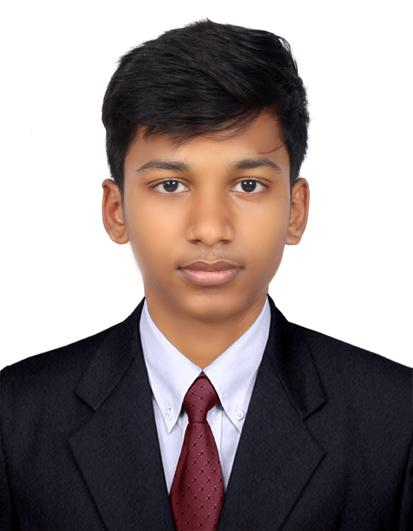
#> input picture img.jpg, 413 x 531 px
$ jupyter execute Ex01.ipynb
#> lines starting #> are read from the running program, lines starting #| are printed output that depends on the picture
## EX.01 - Image-Handling-and-Pixel-Transformations-Using-OpenCV
## NAME : KANNADHASAN J
## REG NO : 212224240071

[cell 1]
import cv2
import matplotlib.pyplot as plt
import numpy as np

[cell 2]
img = cv2.imread('img.jpg', cv2.IMREAD_COLOR)
#> img is the input picture: shape (531, 413, 3); mean B, G, R 140.8, 141.1, 151.8

[cell 3]
img_rgb = cv2.cvtColor(img, cv2.COLOR_BGR2RGB)

[cell 4]
plt.imshow(img_rgb, cmap='viridis')  # You can change 'viridis' to another cmap or use None for RGB images
plt.title("Original Image")
plt.axis('off')  # Removes axis ticks and labels
plt.show()

[cell 5]
image = cv2.imread('img.jpeg')

[cell 6]
img_rgb = cv2.cvtColor(img, cv2.COLOR_BGR2RGB)
img_rgb.shape
(1536, 941, 3)

[cell 7]
line_img = cv2.line(img_rgb, (0, 0), (1500, 1850), (0, 255, 0), 4) # cv2.line(image, start_point, end_point, color, thickness)
plt.imshow(line_img, cmap='viridis')
plt.title("Image with Line")
plt.axis('off')
plt.show()

[cell 8]
image = cv2.imread('img.jepg')

[cell 9]
img_rgb = cv2.cvtColor(img, cv2.COLOR_BGR2RGB)
img_rgb.shape
(1536, 941, 3)
circle_img = cv2.circle(img_rgb,(150,150),80,(0,0,255),10) # cv2.circle(image, center, radius, color, thickness)
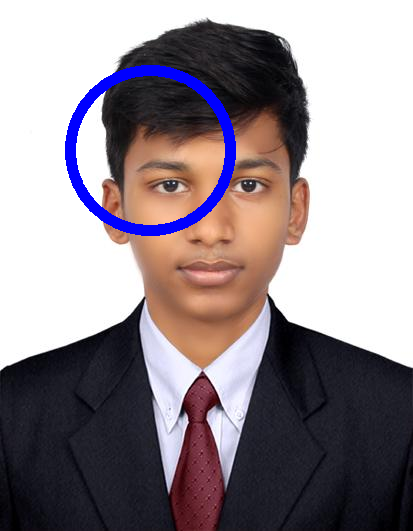
#> circle_img: shape (531, 413, 3); mean R, G, B 147.4, 137.4, 143.9
plt.imshow(circle_img, cmap='viridis')
plt.title("Image with Circle")
plt.axis('off')
plt.show()

[cell 10]
image = cv2.imread('img.jpeg')

[cell 11]
img_rgb = cv2.cvtColor(img, cv2.COLOR_BGR2RGB)
img.shape
(1536, 941, 3)

[cell 12]
rectangle_img = cv2.rectangle(img_rgb, (0, 0), (500,500), (255, 0, 0), 10)  # cv2.rectangle(image, start_point, end_point, color, thickness)
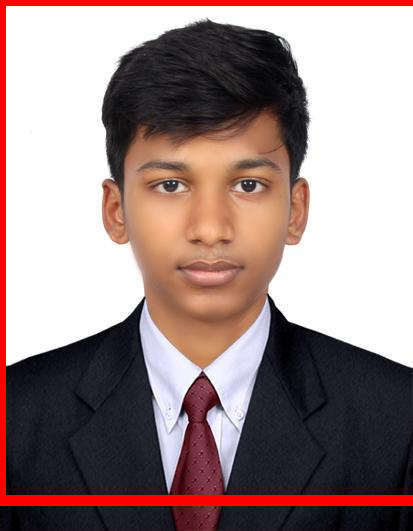
#> rectangle_img: shape (531, 413, 3); mean R, G, B 157.2, 135.2, 134.7
plt.imshow(rectangle_img, cmap='viridis')
plt.title("Image with Rectangle")
plt.axis('off')
plt.show()

[cell 13]
image = cv2.imread('img.jpeg')

[cell 14]
img_rgb = cv2.cvtColor(img, cv2.COLOR_BGR2RGB)

[cell 15]
text_img = cv2.putText(img_rgb, "hi everyone", (400,200), cv2.FONT_HERSHEY_SIMPLEX, 2, (255, 255, 255), 100)  ## cv2.putText(image, text, position, font, font_scale, color, thickness)
plt.imshow(text_img, cmap='viridis')
plt.title("Image with Text")
plt.axis('off')
plt.show()

[cell 16]
image = cv2.imread('img.jpg')
image_rgb = cv2.cvtColor(image, cv2.COLOR_BGR2RGB)

[cell 17]
plt.imshow(image_rgb)
plt.title("Original RGB Image")
plt.axis("off")
(np.float64(-0.5), np.float64(940.5), np.float64(1535.5), np.float64(-0.5))

[cell 18]
image_hsv = cv2.cvtColor(image_rgb, cv2.COLOR_RGB2HSV)
#> image_hsv: shape (531, 413, 3); mean H, S, V 59.1, 50.3, 155.5
# HSV Image
plt.imshow(image_hsv)
plt.title("HSV Image")
plt.axis("off")
(np.float64(-0.5), np.float64(940.5), np.float64(1535.5), np.float64(-0.5))

[cell 19]
image_gray = cv2.cvtColor(image_rgb, cv2.COLOR_RGB2GRAY)
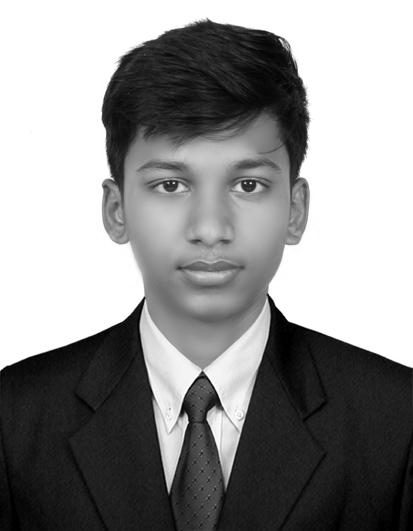
#> image_gray: shape (531, 413); min 0, max 255, mean 144.2

[cell 20]
plt.imshow(image_gray, cmap='gray')
plt.title("Grayscale Image")
plt.axis("off")
(np.float64(-0.5), np.float64(940.5), np.float64(1535.5), np.float64(-0.5))

[cell 21]
image_ycrcb = cv2.cvtColor(image_rgb, cv2.COLOR_RGB2YCrCb)
#> image_ycrcb: shape (531, 413, 3); mean of channels 0, 1, 2 144.2, 133.3, 126

[cell 22]
plt.imshow(image_ycrcb)
plt.title("YCrCb Image")
plt.axis("off")
(np.float64(-0.5), np.float64(940.5), np.float64(1535.5), np.float64(-0.5))

[cell 23]
image_hsv_to_rgb = cv2.cvtColor(image_hsv, cv2.COLOR_HSV2RGB)
plt.imshow(image_hsv_to_rgb)
plt.title("HSV to RGB Image")
plt.axis("off")
(np.float64(-0.5), np.float64(940.5), np.float64(1535.5), np.float64(-0.5))

[cell 24]
image[200:500, 200:500] = [255, 255, 255]  # Rows: 200-499, Columns: 200-499
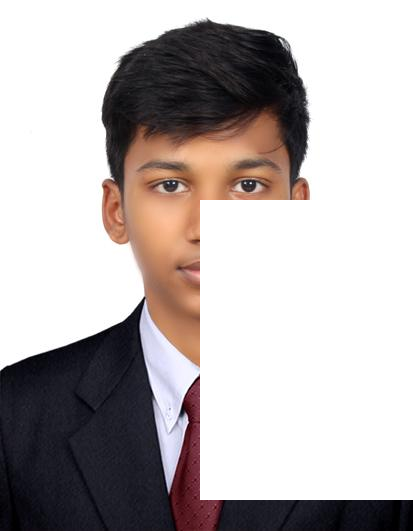
#> image: shape (531, 413, 3); mean B, G, R 178.3, 178.9, 185.8

[cell 25]
image_rgb = cv2.cvtColor(image, cv2.COLOR_BGR2RGB)

[cell 26]
plt.imshow(image_rgb)
plt.title("Image with 300x300 White Block")
plt.axis("off")
plt.show()

[cell 27]
image = cv2.imread('img.jpg')
image.shape
(1536, 941, 3)

[cell 28]
resized_image = cv2.resize(image, (768 // 2, 600 // 2))
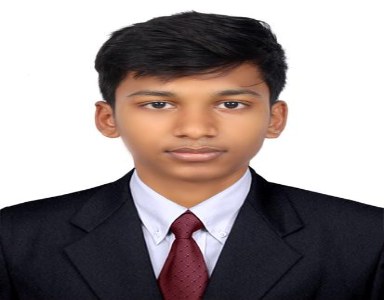
#> resized_image: shape (300, 384, 3); mean B, G, R 140.7, 141.1, 151.7

[cell 29]
resized_image_rgb = cv2.cvtColor(resized_image, cv2.COLOR_BGR2RGB)
resized_image_rgb.shape
(300, 370,2)

[cell 30]
plt.imshow(resized_image_rgb)
plt.title("Resized Image (Half Size)")
plt.axis("off")
plt.show()

[cell 31]
image = cv2.imread('img.jpg')

[cell 32]
flipped_horizontally = cv2.flip(image, 1)
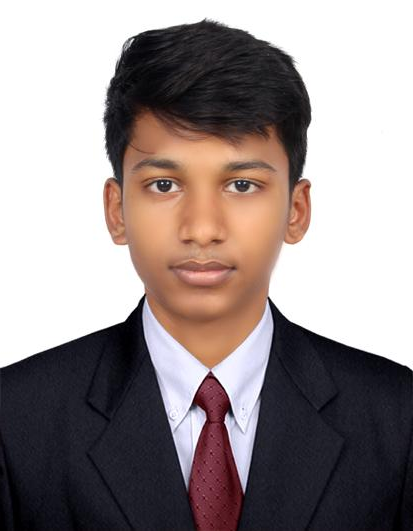
#> flipped_horizontally: shape (531, 413, 3); mean B, G, R 140.8, 141.1, 151.8

[cell 33]
flipped_horizontally_rgb = cv2.cvtColor(flipped_horizontally, cv2.COLOR_BGR2RGB)

[cell 34]
plt.imshow(flipped_horizontally_rgb)
plt.title("Flipped Horizontally")
plt.axis("off")
(np.float64(-0.5), np.float64(940.5), np.float64(1535.5), np.float64(-0.5))

[cell 35]
flipped_vertically = cv2.flip(image, 0)
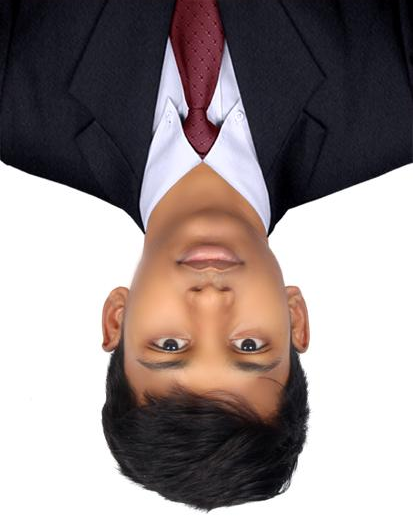
#> flipped_vertically: shape (531, 413, 3); mean B, G, R 140.8, 141.1, 151.8

[cell 36]
flipped_vertically_rgb = cv2.cvtColor(flipped_vertically, cv2.COLOR_BGR2RGB)
